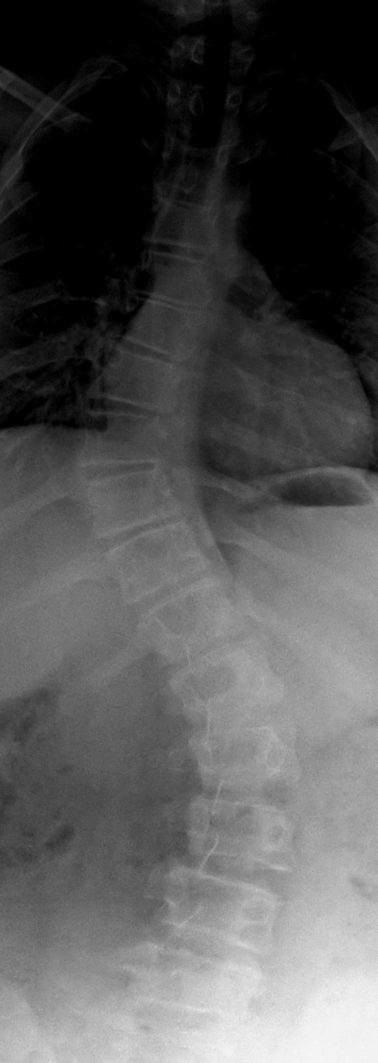
//> input picture sunhl-1th-02-Jan-2017-162 A AP.jpg, 755 x 2125 px (shown at 1/2 size)
$ ./main   (built with g++ and OpenCV 4)
//> lines starting //> are read from the running program, lines starting //| are printed output that depends on the picture; after the words box and inside, x2 and y2 are one past the last pixel; in counts of white or black regions, pixels touching at a corner belong together
#include <iostream>
#include <opencv2/core.hpp>
#include <opencv2/highgui.hpp>
#include <opencv2/imgproc.hpp>

using namespace cv;
using namespace std;
Mat image;

int maxThresh = 0, minThresh = 0;

void on_trackbar_threshold(int , void *);
void showInWindow(char *, Mat);
Mat resizeWithAspectRatio(Mat);

Mat resizeWithAspectRatio(Mat img){
    Size sz = img.size();
    Mat returnImg;
    int height = 600;
    float ratio = sz.height * 1.0 / sz.width;
    Size resized(height / ratio ,height);
    resize(img,returnImg,resized,0,0,INTER_AREA);
    return returnImg;
}

void on_trackbar_threshold(int , void*)
{
    Mat threshMaxImg,threshMinImg;
    threshold(image,threshMaxImg,maxThresh,255,THRESH_BINARY_INV);
    threshold(image,threshMinImg,minThresh,255,THRESH_BINARY);
    Mat result;
    bitwise_and(threshMaxImg,threshMinImg,result);
    showInWindow("Threshold",resizeWithAspectRatio(result));
}
void showInWindow(char* name, Mat img)
{
    namedWindow(name,WINDOW_KEEPRATIO);
    imshow(name, img);
}


int main()
{
    string filepath = "../../sunhl-1th-02-Jan-2017-162 A AP.jpg";
    image = imread(filepath, CV_LOAD_IMAGE_GRAYSCALE);
//> image is the input picture: 2125 rows x 755 cols, CV_8UC1; min 0, max 246, mean 84.1

    double min, max;
    minMaxLoc(image, &min, &max);
//> min = 0; max = 246
    cout << min << " " << max << endl;
//| 0 246

    showInWindow("Original", resizeWithAspectRatio(image));
//> in resizeWithAspectRatio, `resize(img,returnImg,resized,0,0,INTER_AREA);`:
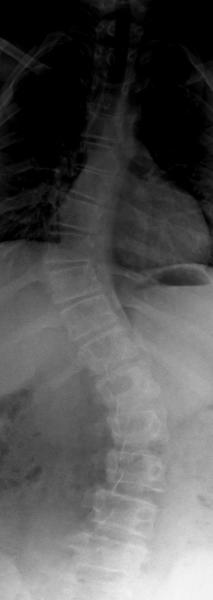
//> returnImg: 600 rows x 213 cols, CV_8UC1; min 0, max 245, mean 84.1

    showInWindow("Threshold", resizeWithAspectRatio(image));

    createTrackbar("Max", "Threshold", &maxThresh, max, on_trackbar_threshold);
    createTrackbar("Min", "Threshold", &minThresh, max, on_trackbar_threshold);
    waitKey(0);
//> in on_trackbar_threshold, `threshold(image,threshMaxImg,maxThresh,255,THRESH_BINARY_INV);`:
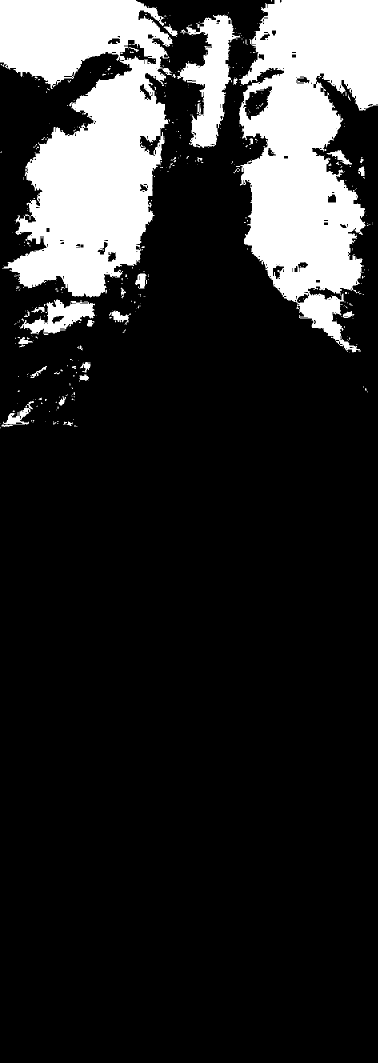
//> threshMaxImg: 2125 rows x 755 cols, CV_8UC1 (shown at 1/2 size); 17.2% white; 386 white regions (343 under 20 px), largest, box (x1, y1, x2, y2) and area: (0, 0, 345, 595) 129050, (472, 0, 755, 705) 120725, (354, 29, 481, 296) 14458
//> in on_trackbar_threshold, `bitwise_and(threshMaxImg,threshMinImg,result);`: result: 2125 rows x 755 cols, CV_8UC1; every value is 0
//> in resizeWithAspectRatio (call 3), `resize(img,returnImg,resized,0,0,INTER_AREA);`: returnImg: 600 rows x 213 cols, CV_8UC1; every value is 0
    destroyAllWindows();
    return 0;
}

$ run again, with kidney.jpg copied over sunhl-1th-02-Jan-2017-162 A AP.jpg
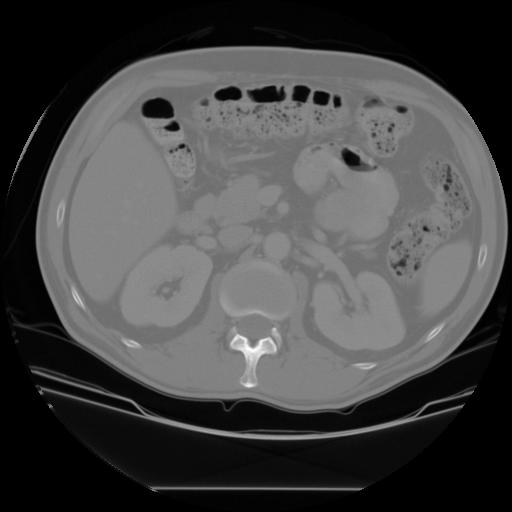
//> input picture kidney.jpg, 512 x 512 px
//> image is the input picture: 512 rows x 512 cols, CV_8UC1; min 0, max 255, mean 69.9
//> min = 0; max = 255
//| 0 255
//> in on_trackbar_threshold, `threshold(image,threshMaxImg,maxThresh,255,THRESH_BINARY_INV);`:
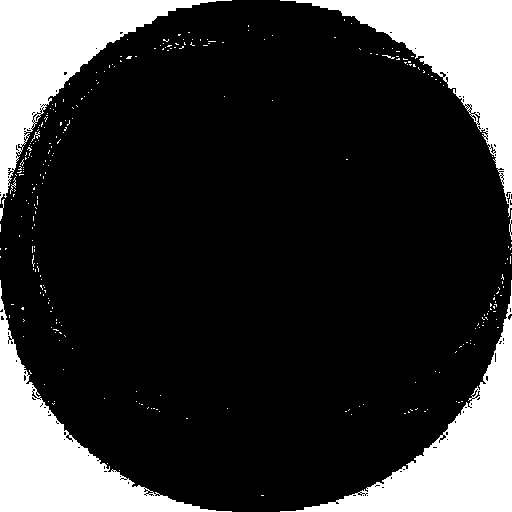
//> threshMaxImg: 512 rows x 512 cols, CV_8UC1; 20.8% white; 280 white regions (272 under 20 px), largest, box (x1, y1, x2, y2) and area: (280, 0, 512, 217) 13454, (0, 280, 232, 512) 13407, (280, 280, 512, 512) 13398
//> result: 512 rows x 512 cols, CV_8UC1; every value is 0
//> returnImg: 600 rows x 600 cols, CV_8UC1; every value is 0

$ run again, with kidney2.jpg copied over sunhl-1th-02-Jan-2017-162 A AP.jpg
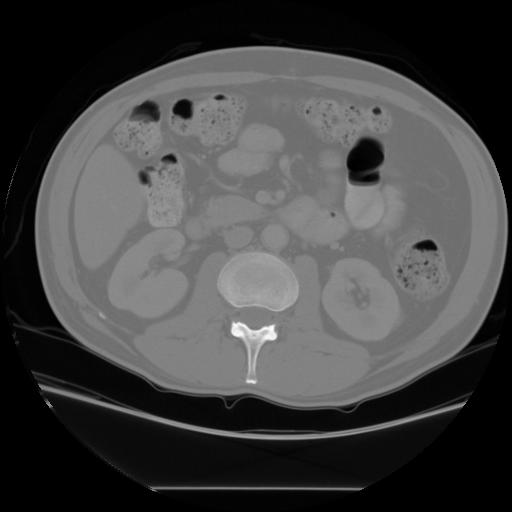
//> input picture kidney2.jpg, 512 x 512 px
//> image is the input picture: 512 rows x 512 cols, CV_8UC1; min 0, max 255, mean 67.8
//> min = 0; max = 255
//| 0 255
//> in on_trackbar_threshold, `threshold(image,threshMaxImg,maxThresh,255,THRESH_BINARY_INV);`:
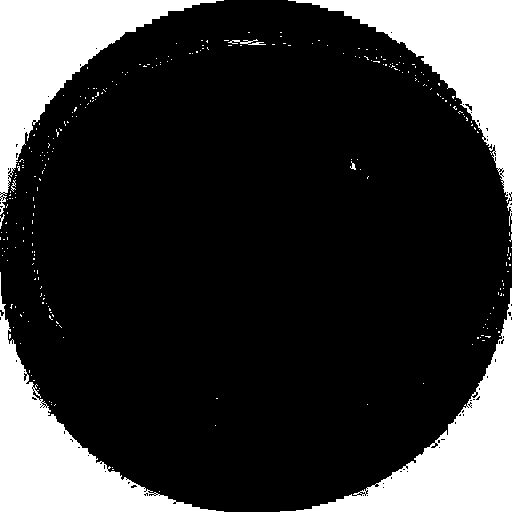
//> threshMaxImg: 512 rows x 512 cols, CV_8UC1; 20.8% white; 272 white regions (263 under 20 px), largest, box (x1, y1, x2, y2) and area: (0, 0, 224, 215) 13537, (288, 0, 512, 203) 13495, (280, 288, 512, 512) 13402
//> result: 512 rows x 512 cols, CV_8UC1; every value is 0
//> returnImg: 600 rows x 600 cols, CV_8UC1; every value is 0

$ run again, with kidney3.jpg copied over sunhl-1th-02-Jan-2017-162 A AP.jpg
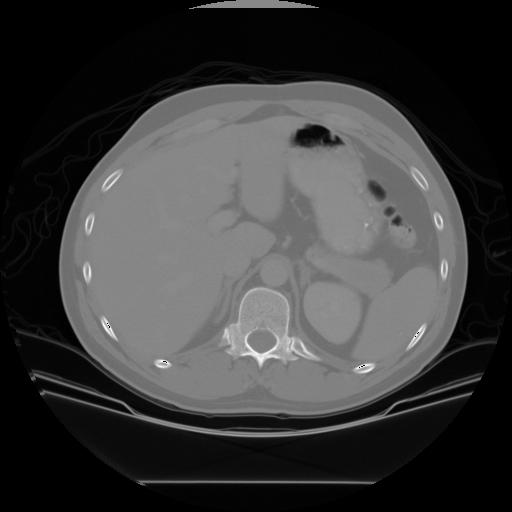
//> input picture kidney3.jpg, 512 x 512 px
//> image is the input picture: 512 rows x 512 cols, CV_8UC1; min 0, max 255, mean 59.2
//> min = 0; max = 255
//| 0 255
//> in on_trackbar_threshold, `threshold(image,threshMaxImg,maxThresh,255,THRESH_BINARY_INV);`:
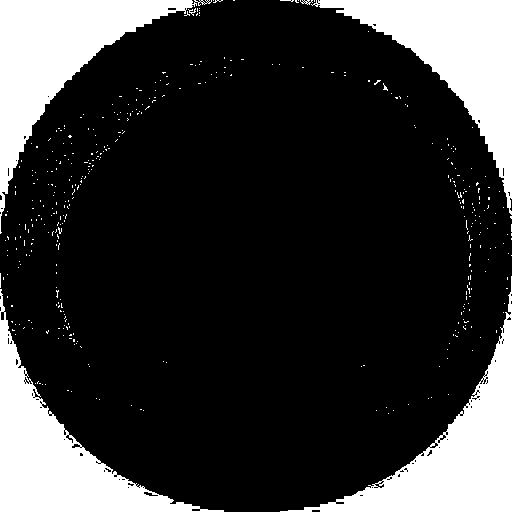
//> threshMaxImg: 512 rows x 512 cols, CV_8UC1; 20.9% white; 408 white regions (402 under 20 px), largest, box (x1, y1, x2, y2) and area: (0, 0, 212, 234) 13621, (311, 0, 512, 215) 13523, (280, 276, 512, 512) 13352, (0, 289, 224, 512) 13274, (300, 0, 313, 5) 30, (188, 8, 196, 16) 23
//> result: 512 rows x 512 cols, CV_8UC1; every value is 0
//> returnImg: 600 rows x 600 cols, CV_8UC1; every value is 0
